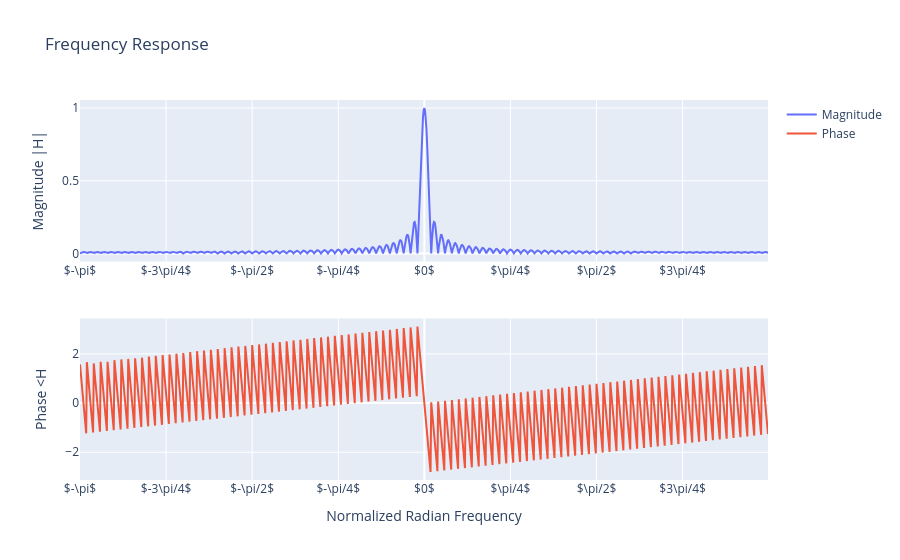

The cell this chart's notebook holds for it:
### Markdown cell above
2.1 Use the `freqz` and `plot_frequency_response` functions to plot the frequency response of the averaging filter of your envelope function.

### Code cell
# Write your code here
N = 100
WW, HH = signal.freqz([1/N]*N, 1, ww)
plot_frequency_response(WW, HH)

### Figure 1 — Plotly figure (JSON) as saved in the notebook; plotly's stock layout.template omitted (floating-point values rounded to 4 significant figures; data arrays with more than 128 entries replaced by an {"elided": "..."} marker saying what was removed)
{"data": [{"name": "Magnitude", "type": "scatter", "x": {"elided": "1000 float values"}, "xaxis": "x", "y": {"elided": "1000 float values"}, "yaxis": "y"}, {"name": "Phase", "type": "scatter", "x": {"elided": "1000 float values"}, "xaxis": "x2", "y": {"elided": "1000 float values"}, "yaxis": "y2"}], "layout": {"title": {"text": "Frequency Response"}, "xaxis": {"anchor": "y", "domain": [0, 1], "tickmode": "array", "ticktext": ["$-\\pi$", "$-3\\pi/4$", "$-\\pi/2$", "$-\\pi/4$", "$0$", "$\\pi/4$", "$\\pi/2$", "$3\\pi/4$", "$\\pi$"], "tickvals": [-3.142, -2.356, -1.571, -0.7854, 0, 0.7854, 1.571, 2.356, 3.142]}, "xaxis2": {"anchor": "y2", "domain": [0, 1], "tickmode": "array", "ticktext": ["$-\\pi$", "$-3\\pi/4$", "$-\\pi/2$", "$-\\pi/4$", "$0$", "$\\pi/4$", "$\\pi/2$", "$3\\pi/4$", "$\\pi$"], "tickvals": [-3.142, -2.356, -1.571, -0.7854, 0, 0.7854, 1.571, 2.356, 3.142], "title": {"text": "Normalized Radian Frequency"}}, "yaxis": {"anchor": "x", "domain": [0.575, 1], "title": {"text": "Magnitude |H|"}}, "yaxis2": {"anchor": "x2", "domain": [0, 0.425], "title": {"text": "Phase <H"}}}}
